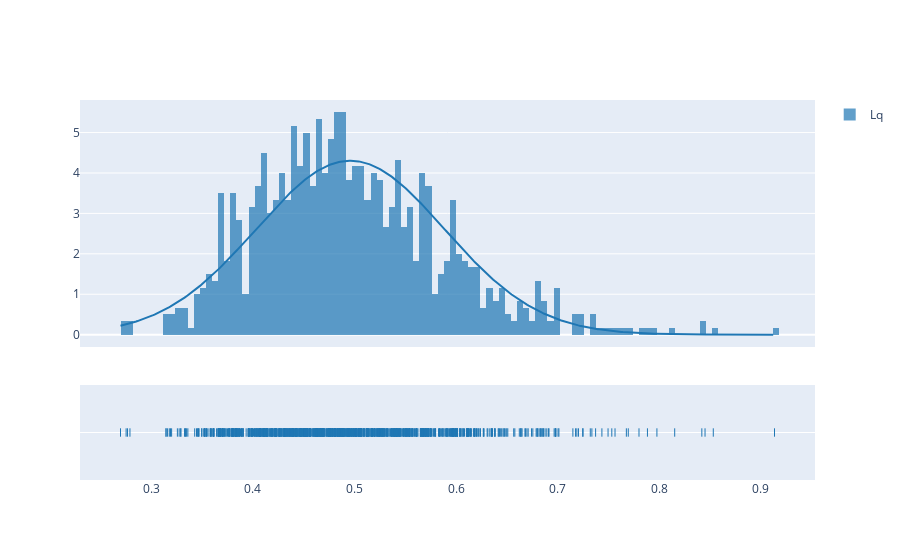

The notebook cell this image was saved under:
### Markdown cell above
### Dados Antigos

### Code cell
fig = ff.create_distplot([data_ic['Lq']['Amostras']], ['Lq'], curve_type='normal', bin_size=0.006)
fig.show()

### Figure 1 — Plotly figure (JSON) as saved in the notebook; plotly's stock layout.template omitted (floating-point values rounded to 4 significant figures; data arrays with more than 128 entries replaced by an {"elided": "..."} marker saying what was removed)
{"data": [{"autobinx": false, "histnorm": "probability density", "legendgroup": "Lq", "marker": {"color": "rgb(31, 119, 180)"}, "name": "Lq", "opacity": 0.7, "type": "histogram", "x": {"elided": "1000 float values"}, "xaxis": "x", "xbins": {"end": 0.9133, "size": 0.006, "start": 0.2699}, "yaxis": "y"}, {"legendgroup": "Lq", "marker": {"color": "rgb(31, 119, 180)"}, "mode": "lines", "name": "Lq", "showlegend": false, "type": "scatter", "x": {"elided": "500 float values"}, "xaxis": "x", "y": {"elided": "500 float values"}, "yaxis": "y"}, {"legendgroup": "Lq", "marker": {"color": "rgb(31, 119, 180)", "symbol": "line-ns-open"}, "mode": "markers", "name": "Lq", "showlegend": false, "type": "scatter", "x": {"elided": "1000 float values"}, "xaxis": "x", "y": {"elided": "1000 str values"}, "yaxis": "y2"}], "layout": {"barmode": "overlay", "hovermode": "closest", "legend": {"traceorder": "reversed"}, "xaxis": {"anchor": "y2", "domain": [0, 1], "zeroline": false}, "yaxis": {"anchor": "free", "domain": [0.35, 1], "position": 0}, "yaxis2": {"anchor": "x", "domain": [0, 0.25], "dtick": 1, "showticklabels": false}}}
